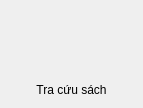
<?xml version="1.0" encoding="UTF-8"?>
<ui version="4.0">
 <class>TheWidgetItem</class>
 <widget class="QWidget" name="TheWidgetItem">
  <property name="geometry">
   <rect>
    <x>0</x>
    <y>0</y>
    <width>143</width>
    <height>108</height>
   </rect>
  </property>
  <property name="windowTitle">
   <string>Form</string>
  </property>
  <layout class="QVBoxLayout" name="verticalLayout">
   <item>
    <layout class="QVBoxLayout" name="verticalLayout_2" stretch="7,0">
     <item>
      <widget class="QLabel" name="icon">
       <property name="text">
        <string/>
       </property>
       <property name="pixmap">
        <pixmap resource="res.qrc">:/img/img/icon/account.png</pixmap>
       </property>
       <property name="scaledContents">
        <bool>false</bool>
       </property>
       <property name="alignment">
        <set>Qt::AlignCenter</set>
       </property>
      </widget>
     </item>
     <item>
      <widget class="QLabel" name="lblName">
       <property name="text">
        <string>Tra cứu sách</string>
       </property>
       <property name="alignment">
        <set>Qt::AlignCenter</set>
       </property>
      </widget>
     </item>
    </layout>
   </item>
  </layout>
 </widget>
 <resources>
  <include location="res.qrc"/>
 </resources>
 <connections/>
</ui>
